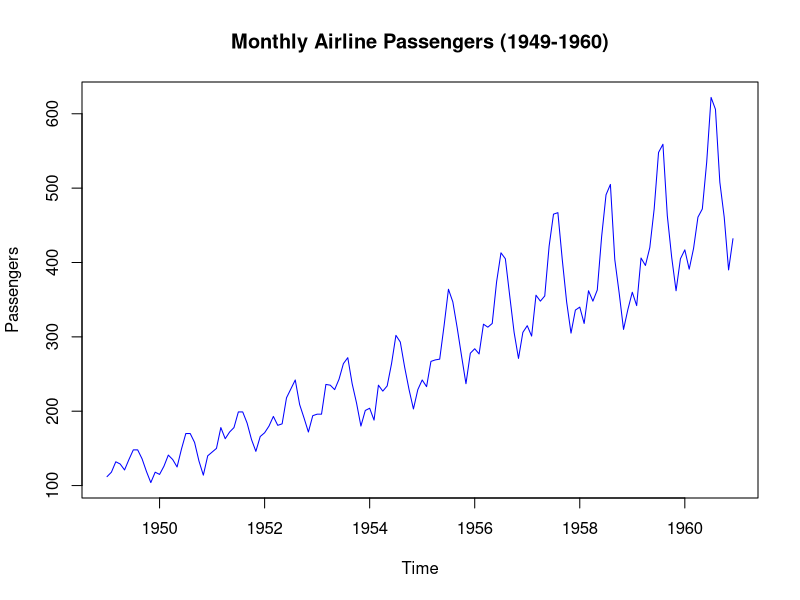
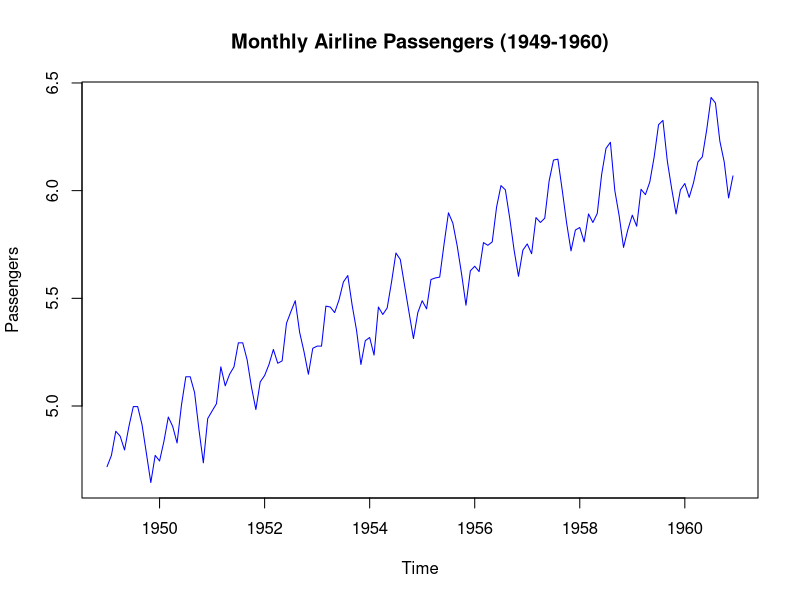
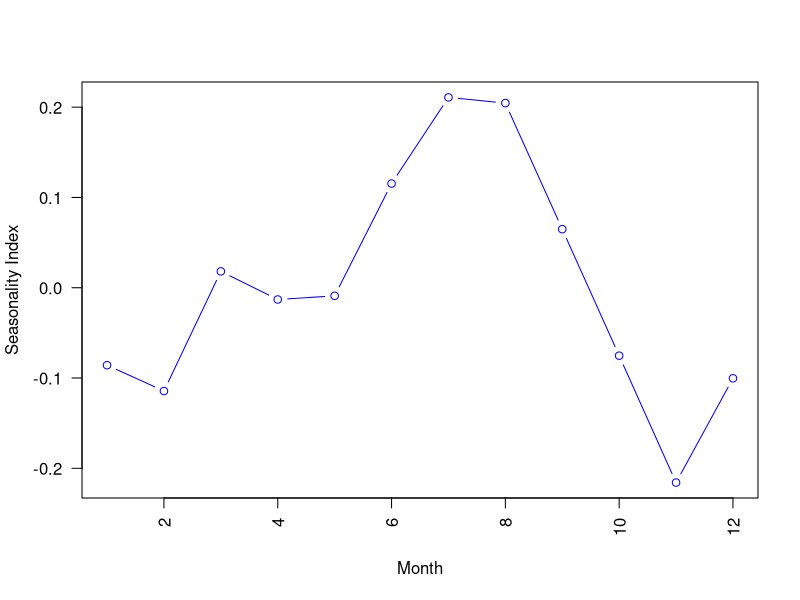
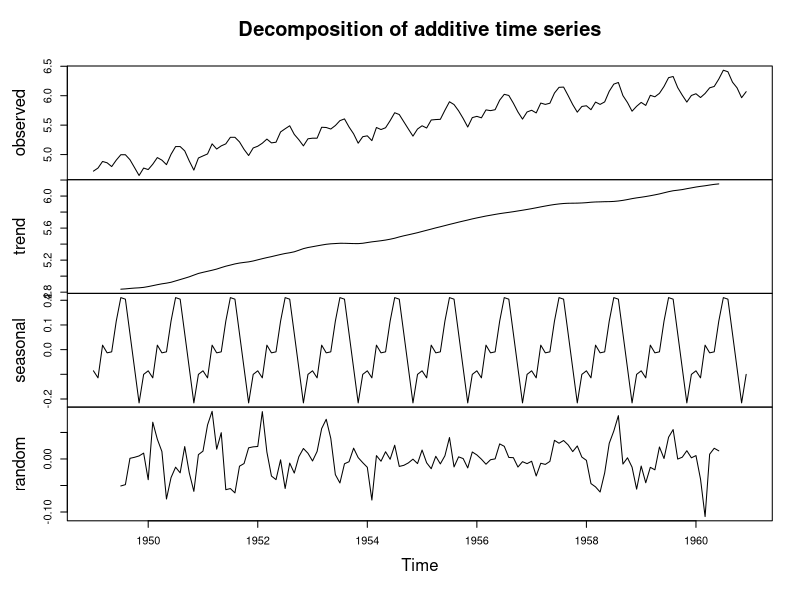
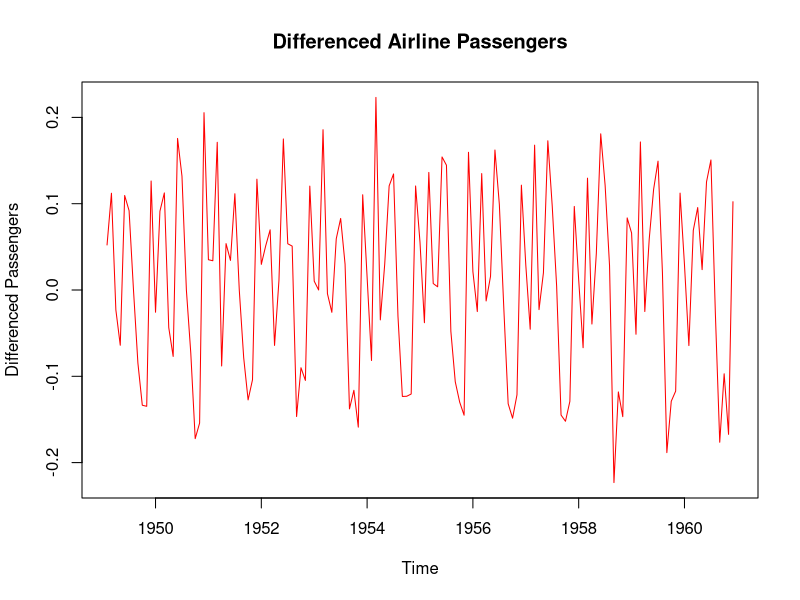
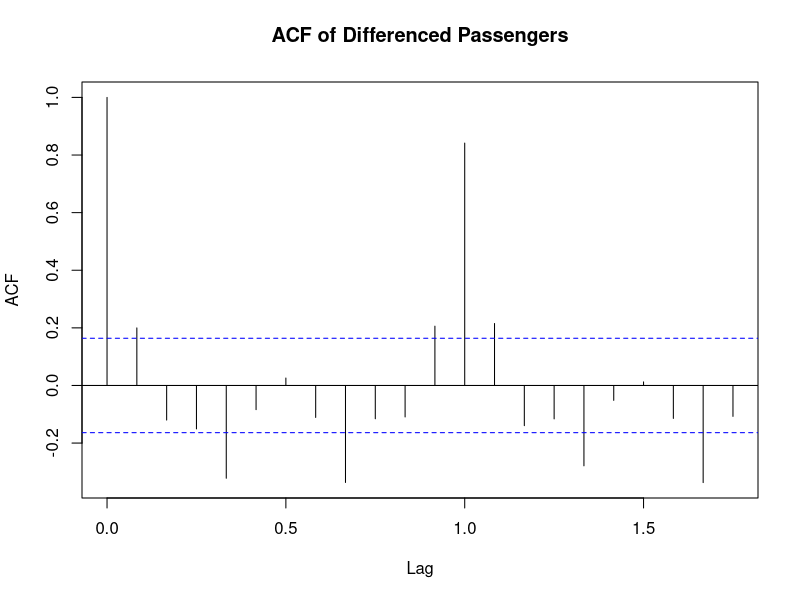
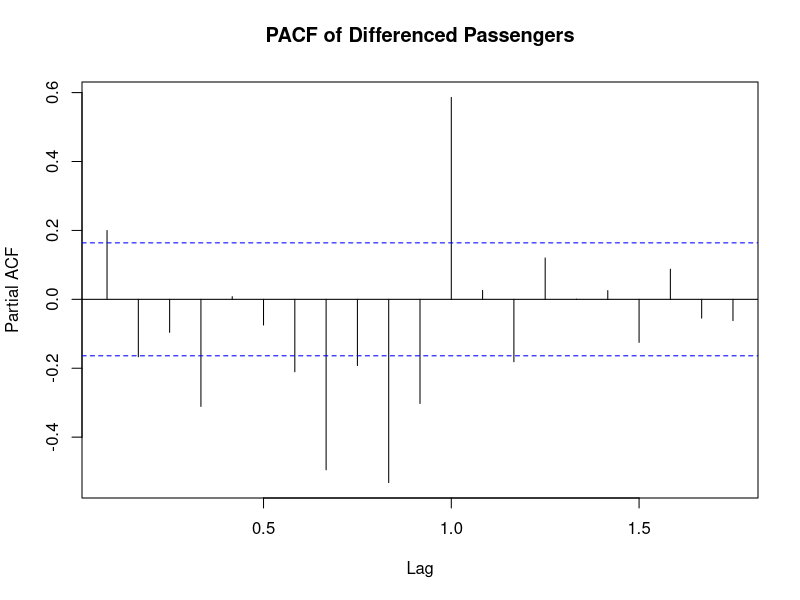
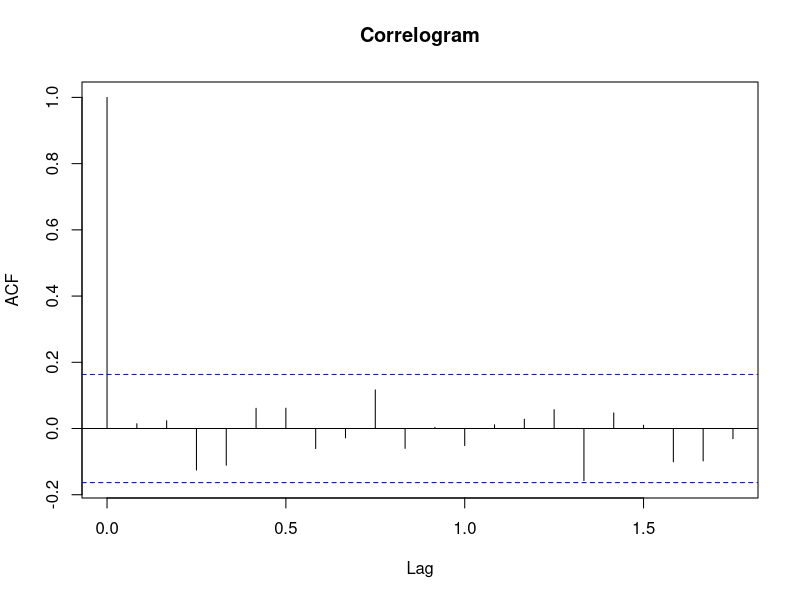

Recreate these plots in R, in order.
#############################################
# Time series Forecasting using ARMA model  #
#############################################


data("AirPassengers")
print(AirPassengers)

AP <- AirPassengers
str(AP)
head(AP)
ts(AP, frequency = 12, start=c(1949,1))
attributes(AP)


# Plot the time series
plot(AP, main = "Monthly Airline Passengers (1949-1960)",
     xlab = "Time", ylab = "Passengers", col = "blue")
# --> Time series appears to be non-stationary


# Install and load the 'tseries' package for the ADF test
install.packages("tseries")
library(tseries)
# Perform the ADF test
adf_test <- adf.test(AirPassengers)
print(adf_test)

# Log Transformation
AP <- log(AP)
plot(AP, main = "Monthly Airline Passengers (1949-1960)",
     xlab = "Time", ylab = "Passengers", col = "blue")



# Decomposition of additive time series
decomp <- decompose(AP)
decomp$figure
plot(decomp$figure,
     type = 'b',
     xlab = 'Month',
     ylab = 'Seasonality Index',
     col = 'blue',
     las = 2)
plot(decomp)


# Difference the data
diff_passengers <- diff(AP)
# Plot the differenced data
plot(diff_passengers, main = "Differenced Airline Passengers",
     xlab = "Time", ylab = "Differenced Passengers", col = "red")
# Perform the ADF test again to confirm stationarity
adf_test_diff <- adf.test(diff_passengers)
print

# Perform the KPSS test
kpss_test_result <- kpss.test(diff_passengers)

# Print the result
print(kpss_test_result)



# Plot ACF
acf(diff_passengers, main = "ACF of Differenced Passengers")

# Plot PACF
pacf(diff_passengers, main = "PACF of Differenced Passengers")


install.packages("forecast")
library(forecast)

# ARIMA - Autoregressive Integrated Moving Average
arima_model <- arima(AP, order = c(1, 1, 2))
print(arima_model)
# or find best arime Model
model <- auto.arima(AP)
print(model)
attributes(model)
model$coef


# ACF and PACF plots
acf(model$residuals, main = 'Correlogram')
pacf(model$residuals, main = 'Partial Correlogram' )

# Ljung-Box test 
Box.test(model$residuals, lag=20, type = 'Ljung-Box')
# --> p-value not significant: little chance that autocorrelation at lag 20 is statistically significant


# Residual plot
hist(model$residuals,
     col = 'red',
     xlab = 'Error',
     main = 'Histogram of Residuals',
     freq = FALSE)
lines(density(model$residuals))


# Forecast
f <- forecast(model, 48)
library(ggplot2)
autoplot(f)
accuracy(f)